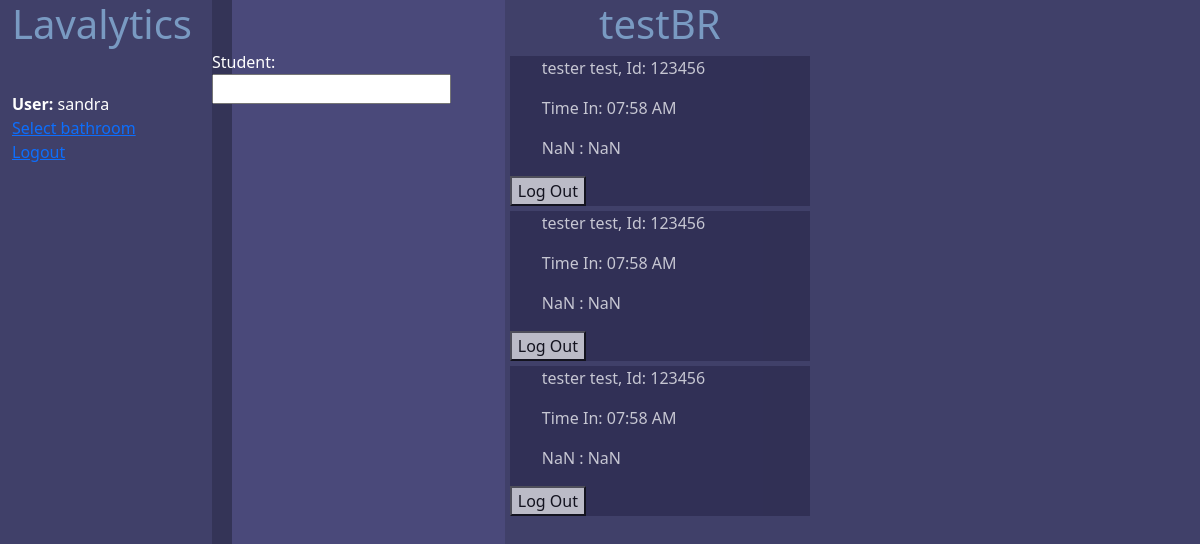
Screenshot of /bathroom/8/ (signed in) with the database file from the repository.
### sign_in/models.py (models this page shows, shortened)
class Log(models.Model):
    Time_in = models.DateTimeField(auto_now=True)
    Time_out = models.DateTimeField(blank=True, null=True)
    student_id = models.ForeignKey(Student, on_delete=models.CASCADE)
    bathroom = models.ForeignKey(Bathroom, null=True, on_delete=models.SET_NULL)
    user = models.ForeignKey(User, null=True, on_delete=models.SET_NULL)
    class Meta:
        permissions = (("can_view_log_history", "can_edit_log_history"),)

class Student(models.Model):
    first_name = models.CharField(max_length=100)
    last_name = models.CharField(max_length=100)
    student_id = models.CharField(max_length=100, unique=True)
    def __str__(self):
         return f"{self.first_name} {self.last_name}, Id: {self.student_id}"

### sign_in/views.py (the view, shortened to what this page needs)
# urls.py: path('bathroom/<int:pk>/', views.bathroom, name='bathroom'),
@login_required
def bathroom(request, pk):
    form = CreateLogForm()
    br = get_object_or_404(Bathroom, pk=pk)
    logs = Log.objects.filter(Time_out = None)
    return render(request, 'pages/student_login.html', {'form': form, 'logs':logs.filter(bathroom = br), "room": br.room})

### sign_in/forms.py (shortened to what this page needs)
class CreateLogForm(forms.Form):
    student = forms.CharField(max_length=6)

### sign_in/templates/pages/student_login.html (shortened to what this page needs)
{% extends "base_generic.html" %}
{% block content  %}
{% load static %}
<div class = "student-input-page">
    <link rel="stylesheet" href="{% static 'styles.css' %}" />
    <div class = "student-button">
        <form action="" method="POST" autocomplete="off">
            {{ form }}
        </form>
    </div>
    <div class = "student-logs">
        {% if logs %}
            <h1> {{ room }} </h1>
            {% for log in logs %}
                <div class = 'bathroom-log'>
                    <ul>
                        <p>{{ log.student_id }}</p>
                        <p>Time In: {{ log.Time_in|date:"h:i A" }}</p>
                        <div class ="timer-display"> 00 : 00 : 00 : 000 </div>
                    </ul>
                    <form id = 'form' action="" method="POST">
                        <button id = 'logOut' name = 'action' value = '{{ log.id }}' >
                            Log Out
                        </button>
                    </form>
                </div>
            {% endfor %}
        {% else %}
            <p style = "margin: 10px;"> No logs to display for {{ room }}</p>
        {% endif %}
    </div>
</div>
{% endblock %}

### sign_in/templates/base_generic.html (shortened to what this page needs)
<!DOCTYPE html>
<html lang="en">
  <head>
    <link
      href="https://cdn.jsdelivr.net/npm/bootstrap@5.1.3/dist/css/bootstrap.min.css"
      rel="stylesheet"
 />
    {% load static %}
    <link rel="stylesheet" href="{% static 'styles.css' %}" />
  </head>
  <body>
    <div class="container-fluid">
      <div class="row">
        <div class="col-sm-2">
          {% block sidebar %}
            <h1 class="brand">Lavalytics</h1>
            <ul class="sidebar-nav">
              {% if user.is_authenticated %}
                <br>
                <li><strong>User:</strong> {{ user.get_username }}</li>
                <li><a href="{% url 'bathroom_selector' %}">Select bathroom</a></li>
                <li><a href="{% url 'logout' %}?next={{ request.path }}">Logout</a></li>
              {% else %}
                <li><a href="{% url 'login' %}?next={{ request.path }}">Login</a></li>
              {% endif %}
            </ul>
          {% endblock %}
        </div>
        <div class="col-sm-10 ">{% block content %}{% endblock %}</div>
      </div>
    </div>
  </body>
</html>

### sign_in/static/styles.css (style rules this page uses)
body { background-color: #404069; color: white; overflow-y: scroll; }
.sidebar-nav { margin-top: 20px; padding: 0; list-style: none; }
.student-input-page { display: flex; height: 100%; }
.student-logs { flex-wrap: wrap; min-height: 1000px; height: auto; width: auto; }
.bathroom-log { display: block; margin: 5px; background-color: #2b2a4e; opacity: 0.7; width: 300px; }
.bathroom-log { display: block; background-color: #2b2a4e; opacity: 0.7; }
.student-button { display: flex; background-color: #4a497a; flex-direction: column; width: 30%; box-shadow: inset 20px 0px #343457; justify-content: flex-start; align-items: center; padding: 50px 0px 0px 0px; }
h1 { color:#799ac2; text-align: center; }

### rows the page displays
Log: student_id "tester test, Id: 123456", Time_in "07:58 AM", {{ log.id }} 414 (drawn)
Log: student_id "tester test, Id: 123456", Time_in "07:58 AM", {{ log.id }} 415 (drawn)
Log: student_id "tester test, Id: 123456", Time_in "07:58 AM", {{ log.id }} 416 (drawn)

### other values shown
{{ user.get_username }} "sandra"
